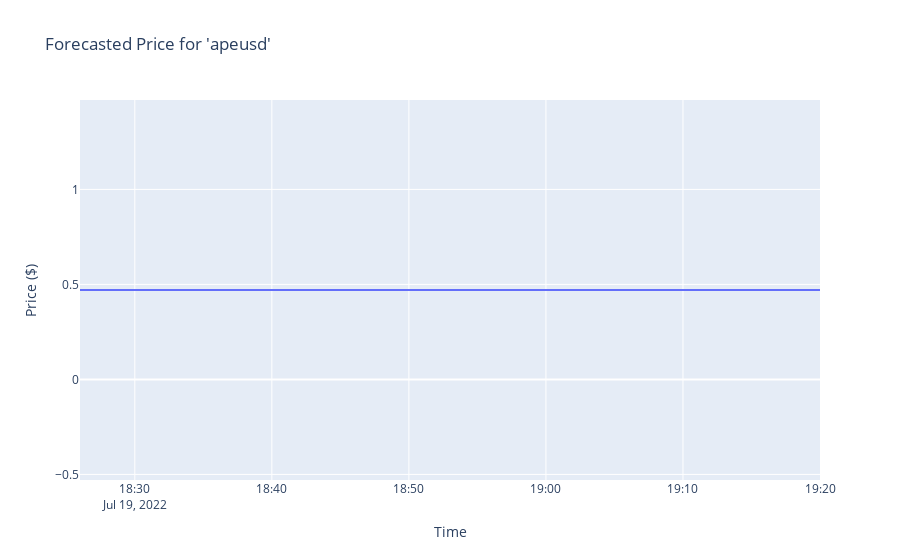

The cell this chart's notebook holds for it:
### Code cell
#print(ape.columns)
#print(ape.index)
ape.index = ape.index.tz_convert('UTC').tz_convert('US/Central')
ape_price = ape['Close']
last_time = ape.index[-1]
print(last_time)
figure = forecast_prices(last_time,ape_price)
save_figure_as_json(figure, 'Forecast')
figure
